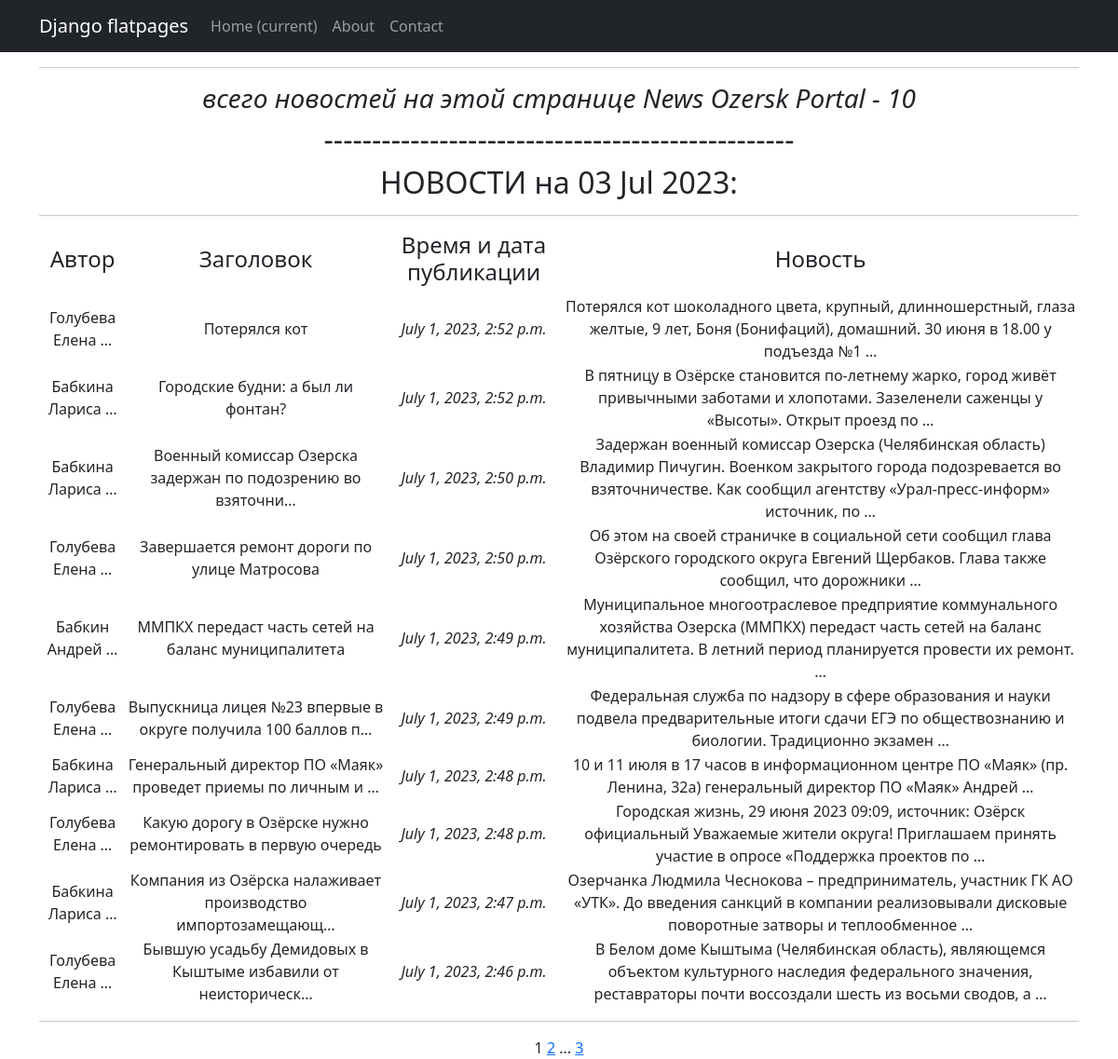
Page /news/ on the committed database.
### News_from_Ozersk/models.py (models this page shows, shortened)
class New(models.Model):         # Новости для нашей витрины
    ARTICLE = 'AR'
    NEWS = 'NE'
    TYPE = [
        (ARTICLE, 'Статья'),
        (NEWS, 'Новость'),
    ]
    post_type = models.CharField(
        max_length=2,
        choices=TYPE,
        default=NEWS,
    )
    name = models.CharField(
        max_length=64,
        unique=True,              # названия новостей не должны повторяться
    )
    time_in = models.DateTimeField(auto_now_add=True)
    textPost = models.TextField()
    author = models.ForeignKey(Author1, on_delete=models.CASCADE)
    category = models.ForeignKey(Category, on_delete=models.CASCADE, related_name='news')

class Author1(models.Model):
    name = models.CharField(max_length=100)
    def __str__(self):
       return self.name.title()

### News_from_Ozersk/views.py (the view)
# urls.py: path('news/', NewsList.as_view(), name='new_list'),
class NewsList(ListView):
    model = New                      # Указываем модель, объекты которой мы будем выводить
    ordering = '-time_in'            # Поле, которое будет использоваться для сортировки объектов
    template_name = 'news.html'      # Указываем имя шаблона, в котором будут все инструкции о том,
    context_object_name = 'news'     # Это имя списка, в котором будут лежать все объекты.
    paginate_by = 10                  # вот так мы можем указать количество записей на странице
    def get_queryset(self):
        queryset = super().get_queryset()
        self.filterset = NewFilter(self.request.GET, queryset)
        return self.filterset.qs
    def get_context_data(self, **kwargs):
        context = super().get_context_data(**kwargs)
        context['filterset'] = self.filterset
        context['time_now'] = datetime.utcnow()
        return context

### News_from_Ozersk/templatetags/custom_filters.py (called while the page is built)
@register.filter()
def censor(value):
   stop_list = ['погода', 'бал', 'год']
   post_list = value.split()
   post_clean = []
   for clean in post_list:
      if clean in stop_list:
         clean = clean[0]+'*'*(len(clean)-1)
         post_clean.append(clean)
      else:
         post_clean.append(clean)
   return f'{" ".join(post_clean)}'

### News_from_Ozersk/templatetags/custom_tags.py (called while the page is built)
@register.simple_tag(takes_context=True)
def url_replace(context, **kwargs):
   d = context['request'].GET.copy()
   for k, v in kwargs.items():
       d[k] = v
   return d.urlencode()

### templates/news.html (shortened to what this page needs)
{% extends 'flatpages/default.html' %}
{% load custom_filters %}
{% load custom_tags %}
{% block content %}
    <hr>
    <i><h3>всего новостей на этой странице News Ozersk Portal - {{ news|length }} </h3></i>
    <h2>-------------------------------------------------</h2>
    <h2>НОВОСТИ на {{ time_now|date:'d M Y' }}:</h2>
   <hr>
   {% if news %}
       <table>
           <tr>
               <td><h4>Автор</h4></td>
               <td><h4>Заголовок</h4></td>
               <td><h4>Время и дата публикации</h4></td>
               <td><h4>Новость</h4></td>
           </tr>
           {% for new in news %}
           <tr>
               <td>{{ new.author|truncatewords:2 }}</td>
               <td>{{ new.name|censor|truncatechars:60 }}</td>
               <td><i>{{ new.time_in }}</i></td>
               <td>{{ new.textPost|censor|truncatewords:20 }}</td>
           </tr>
           {% endfor %}
       </table>
    <hr>
   {% else %}
       <h2>СЕГОДНЯ ХОРОШИЙ ДЕНЬ - НОВОСТЕЙ НЕТ!</h2>
   {% endif %}
   {{ page_obj.number }}
   {% if page_obj.has_next %}
       <a href="?{% url_replace page=page_obj.next_page_number %}">{{ page_obj.next_page_number }}</a>
       {% if paginator.num_pages != page_obj.next_page_number %}
           ...
           <a href="?{% url_replace page=page_obj.paginator.num_pages %}">{{ page_obj.paginator.num_pages }}</a>
       {% endif %}
   {% endif %}
{% endblock content %}

### templates/flatpages/default.html (shortened to what this page needs)
<!DOCTYPE html>
<html lang="en">
    <head>
        {% load static %}
        <link href="{% static 'css/styles.css' %}" rel="stylesheet" />
    </head>
    <body>
        <nav class="navbar navbar-expand-lg navbar-dark bg-dark static-top">
            <div class="container">
                <a class="navbar-brand" href="#">Django flatpages</a>
                <div class="collapse navbar-collapse" id="navbarResponsive">
                     <ul class="navbar-nav ml-auto">
                        <li class="nav-item active">
                            <a class="nav-link" href="#">Home
                                <span class="sr-only">(current)</span>
                            </a>
                        </li>
                        <li class="nav-item">
                            <a class="nav-link" href="/about/">About</a>
                        </li>
                        <li class="nav-item">
                            <a class="nav-link" href="/contacts/">Contact</a>
                        </li>
                     </ul>
                </div>
            </div>
        </nav>
        <div class="container">
            <div class="row">
                <div class="col-lg-12 text-center">
                    {% block content %}{% endblock content %}
                 </div>
            </div>
        </div>
    </body>
</html>

### rows in the picture
New: author "Голубева Елена …", name|censor "Потерялся кот", time_in "July 1, 2023, 2:52 p.m.", textPost|censor "Потерялся кот шоколадного цвета, крупный, длинношерстный, глаза желтые, 9 лет, Боня (Бонифаций), домашний. 30 июня в 18.00 у подъезда №1 …"
New: author "Бабкина Лариса …", name|censor "Городские будни: а был ли фонтан?", time_in "July 1, 2023, 2:52 p.m.", textPost|censor "В пятницу в Озёрске становится по-летнему жарко, город живёт привычными заботами и хлопотами. Зазеленели саженцы у «Высоты». Открыт проезд по …"
New: author "Бабкина Лариса …", name|censor "Военный комиссар Озерска задержан по подозрению во взяточни…", time_in "July 1, 2023, 2:50 p.m.", textPost|censor "Задержан военный комиссар Озерска (Челябинская область) Владимир Пичугин. Военком закрытого города подозревается во взяточничестве. Как сообщил агентству «Урал-пресс-информ» источник, по …"
New: author "Голубева Елена …", name|censor "Завершается ремонт дороги по улице Матросова", time_in "July 1, 2023, 2:50 p.m.", textPost|censor "Об этом на своей страничке в социальной сети сообщил глава Озёрского городского округа Евгений Щербаков. Глава также сообщил, что дорожники …"
New: author "Бабкин Андрей …", name|censor "ММПКХ передаст часть сетей на баланс муниципалитета", time_in "July 1, 2023, 2:49 p.m.", textPost|censor "Муниципальное многоотраслевое предприятие коммунального хозяйства Озерска (ММПКХ) передаст часть сетей на баланс муниципалитета. В летний период планируется провести их ремонт. …"
New: author "Голубева Елена …", name|censor "Выпускница лицея №23 впервые в округе получила 100 баллов п…", time_in "July 1, 2023, 2:49 p.m.", textPost|censor "Федеральная служба по надзору в сфере образования и науки подвела предварительные итоги сдачи ЕГЭ по обществознанию и биологии. Традиционно экзамен …"
New: author "Бабкина Лариса …", name|censor "Генеральный директор ПО «Маяк» проведет приемы по личным и …", time_in "July 1, 2023, 2:48 p.m.", textPost|censor "10 и 11 июля в 17 часов в информационном центре ПО «Маяк» (пр. Ленина, 32а) генеральный директор ПО «Маяк» Андрей …"
New: author "Голубева Елена …", name|censor "Какую дорогу в Озёрске нужно ремонтировать в первую очередь", time_in "July 1, 2023, 2:48 p.m.", textPost|censor "Городская жизнь, 29 июня 2023 09:09, источник: Озёрск официальный Уважаемые жители округа! Приглашаем принять участие в опросе «Поддержка проектов по …"
New: author "Бабкина Лариса …", name|censor "Компания из Озёрска налаживает производство импортозамещающ…", time_in "July 1, 2023, 2:47 p.m.", textPost|censor "Озерчанка Людмила Чеснокова – предприниматель, участник ГК АО «УТК». До введения санкций в компании реализовывали дисковые поворотные затворы и теплообменное …"
New: author "Голубева Елена …", name|censor "Бывшую усадьбу Демидовых в Кыштыме избавили от неисторическ…", time_in "July 1, 2023, 2:46 p.m.", textPost|censor "В Белом доме Кыштыма (Челябинская область), являющемся объектом культурного наследия федерального значения, реставраторы почти воссоздали шесть из восьми сводов, а …"

### other values in the picture
{{ news|length }} "10"
{{ time_now|date:'d M Y' }} "03 Jul 2023"
{{ page_obj.number }} "1"
{{ page_obj.next_page_number }} "2"
{{ page_obj.paginator.num_pages }} "3"
